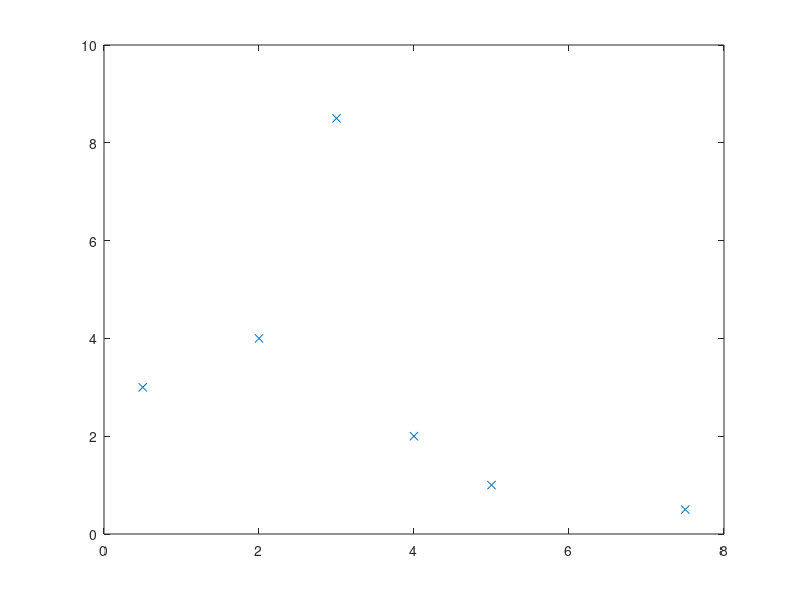

Here is the MATLAB script that generated this plot: (Note: this script raises an error after producing the figure.)
% demolab.m     
% a line that starts with a percent sign 
% is a comment
% at the UNIX prompt, type matlab... 
% you will get the matlab prompt, >>
%
% you can type edit to get an editor
%
% help to get help
%
% helpdesk for a browser-based help facility
%
% emergency stop is .... control-c
%

%how to create matrices

x=[1 2
   3 4
   5 6]

y=[3 3
   4 3
   3 1]

disp('CR means carriage-return-- the "enter" key')
qq=input('hit cr to see some matrix arithmetic.... ');

% this is a way for the program to get input, 
% here it just waits until you press the enter key, 
% so you can look at the screen....

% names can be pretty long and complicated

twice_x=2*x   
x_plus_y=x+y
transpose_x=x'
transpose_x_times_y=x'*y

qq=input('hit cr to see determinants and inverses... ');

determinant_of_xTy=det(x'*y)
inverse_of_xTy=inv(x'*y)

disp('hit cr to see coordinatewise multiplication, ');
qq=input('division, powers.... ');

x_dotstar_y=x.*y
x_over_y=x./y
x_squared=x.^2

qq=input('hit cr for utility matrices ');

ZZZ=zeros(2,5)
WON=ones(2,3)
ident=eye(3)

disp('hit cr to put matrices together--')
qq=input('concatenation -- use [ ] ');

concatenated=[ones(3,1) x y]

qq=input('hit cr to graph log(t) against t .... ');

t=[.01:.05:10]';
% start at .01, go to 10 in steps of .05

plot(t,log(t),'x')
disp('look at the graph!!!')
disp(' ')
disp(' ')

disp('loops')
disp('if ... then ... ')
disp('MATLAB uses == to test for equality')
disp('MATLAB will print the perfect squares') 
disp('from 1 to 50')
qq=input('hit cr to go .... ');

for j=1:50   %sets up a loop

  if j==fix(sqrt(j))^2
  
      found_a_perfect_square=j
      % fix gets rid of decimals, 
      % fix(2.4)=2, fix(-2.4)=-2
  
  end  %gotta end the "if"
  
end          %end the loop
% spaces and indenting make the code easier to read

qq=input('hit cr to load a file and get summaries');

load small.dat
ave_cols_12=mean(small(:,1:2))
SD_cols_12=std(small(:,1:2))

% small(:,1) is the first column of small... 
% that is what the colon does
% small(:,1:2) is the first two columns
% matlab divides by n-1 when computing the SD

u=small(:,3);
v=small(:,4);

%the semicolon means, don't print the result

qq=input('hit cr for a scatterplot... ');
plot(u,v,'x')

correlation_matrix_34=corrcoef(u,v)
% look at top right of the matrix 
% for the correlation coefficient

disp('hit cr to get correlations')
qq=input('between all pairs of columns ');

all_corrs=corrcoef(small)

qq=input('hit cr for simulations ');

uniform_random_numbers=rand(3,2)
normal_random_numbers=randn(2,4)

disp('so, what is E(cos(Z)|Z>0) when Z is N(0,1)?');
qq=input('hit cr to find out ');
Z=randn(10000,1);
f=find(Z>0);
EcosZ_given_Z_is_positive=mean(cos(Z(f)))
trickier=mean(cos(Z(Z>0)))

disp('come let us replicate,')
qq=input('might be sampling error, hit cr ');
Z=randn(10000,1);
f=find(Z>0);
first_shot_was=EcosZ_given_Z_is_positive
replicate=mean(cos(Z(f)))

disp('guess there is sampling error....')

disp(' ')
disp(' ')
disp(' ')
disp('MATLAB has script files and function files ')
disp('mean and std are function files,')
disp('mean.m and std.m ')
disp('there is a function file phi.m')
disp('that computes the normal curve')

qq=input('hit cr to see the graph ');
u=[-4:.05:4];
plot(u,phi(u))

